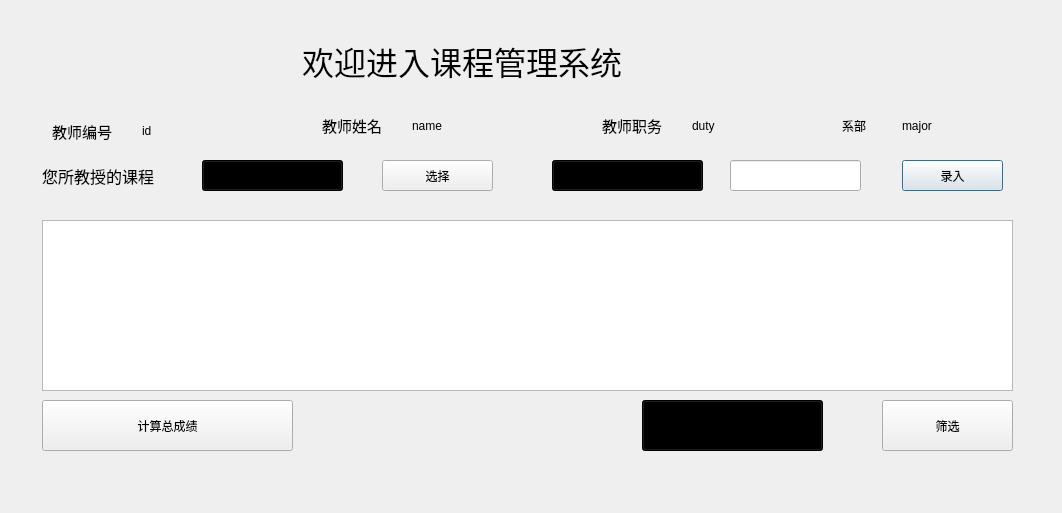
<?xml version="1.0" encoding="UTF-8"?>
<ui version="4.0">
 <class>Dialog2</class>
 <widget class="QDialog" name="Dialog2">
  <property name="geometry">
   <rect>
    <x>0</x>
    <y>0</y>
    <width>1062</width>
    <height>513</height>
   </rect>
  </property>
  <property name="windowTitle">
   <string>Dialog</string>
  </property>
  <widget class="QPushButton" name="enter">
   <property name="geometry">
    <rect>
     <x>902</x>
     <y>160</y>
     <width>101</width>
     <height>31</height>
    </rect>
   </property>
   <property name="text">
    <string>录入</string>
   </property>
  </widget>
  <widget class="QLabel" name="label_6">
   <property name="geometry">
    <rect>
     <x>602</x>
     <y>110</y>
     <width>71</width>
     <height>31</height>
    </rect>
   </property>
   <property name="font">
    <font>
     <family>楷体</family>
     <pointsize>11</pointsize>
     <weight>50</weight>
     <italic>false</italic>
     <bold>false</bold>
    </font>
   </property>
   <property name="styleSheet">
    <string notr="true">font: 11pt &quot;楷体&quot;;</string>
   </property>
   <property name="text">
    <string>教师职务</string>
   </property>
  </widget>
  <widget class="QPushButton" name="pushButton_2">
   <property name="geometry">
    <rect>
     <x>882</x>
     <y>400</y>
     <width>131</width>
     <height>51</height>
    </rect>
   </property>
   <property name="text">
    <string>筛选</string>
   </property>
  </widget>
  <widget class="QComboBox" name="comboBox">
   <property name="geometry">
    <rect>
     <x>202</x>
     <y>160</y>
     <width>141</width>
     <height>31</height>
    </rect>
   </property>
   <property name="styleSheet">
    <string notr="true">font: 12pt &quot;楷体&quot;;
background-color: qlineargradient(spread:pad, x1:0, y1:0, x2:1, y2:0, stop:0 rgba(0, 186, 255, 255), stop:1 rgba(255, 255, 255, 255));</string>
   </property>
  </widget>
  <widget class="QLabel" name="major">
   <property name="geometry">
    <rect>
     <x>902</x>
     <y>110</y>
     <width>101</width>
     <height>31</height>
    </rect>
   </property>
   <property name="styleSheet">
    <string notr="true">font: 11pt &quot;楷体&quot;;</string>
   </property>
   <property name="text">
    <string>major</string>
   </property>
  </widget>
  <widget class="QLabel" name="label_3">
   <property name="geometry">
    <rect>
     <x>842</x>
     <y>110</y>
     <width>61</width>
     <height>31</height>
    </rect>
   </property>
   <property name="styleSheet">
    <string notr="true">font: 11pt &quot;楷体&quot;;</string>
   </property>
   <property name="text">
    <string>系部</string>
   </property>
  </widget>
  <widget class="QTableWidget" name="tableWidget">
   <property name="geometry">
    <rect>
     <x>42</x>
     <y>220</y>
     <width>971</width>
     <height>171</height>
    </rect>
   </property>
  </widget>
  <widget class="QLabel" name="label_5">
   <property name="geometry">
    <rect>
     <x>42</x>
     <y>160</y>
     <width>141</width>
     <height>31</height>
    </rect>
   </property>
   <property name="font">
    <font>
     <family>楷体</family>
     <pointsize>12</pointsize>
     <weight>50</weight>
     <italic>false</italic>
     <bold>false</bold>
    </font>
   </property>
   <property name="styleSheet">
    <string notr="true">font: 12pt &quot;楷体&quot;;</string>
   </property>
   <property name="text">
    <string>您所教授的课程</string>
   </property>
  </widget>
  <widget class="QPushButton" name="score">
   <property name="geometry">
    <rect>
     <x>42</x>
     <y>400</y>
     <width>251</width>
     <height>51</height>
    </rect>
   </property>
   <property name="text">
    <string>计算总成绩</string>
   </property>
  </widget>
  <widget class="QLabel" name="name">
   <property name="geometry">
    <rect>
     <x>412</x>
     <y>110</y>
     <width>81</width>
     <height>31</height>
    </rect>
   </property>
   <property name="styleSheet">
    <string notr="true">font: 11pt &quot;楷体&quot;;</string>
   </property>
   <property name="text">
    <string>name</string>
   </property>
  </widget>
  <widget class="QComboBox" name="comboBox_2">
   <property name="geometry">
    <rect>
     <x>552</x>
     <y>160</y>
     <width>151</width>
     <height>31</height>
    </rect>
   </property>
   <property name="styleSheet">
    <string notr="true">background-color: qlineargradient(spread:pad, x1:0, y1:0, x2:1, y2:0, stop:0 rgba(0, 186, 255, 255), stop:1 rgba(255, 255, 255, 255));
font: 12pt &quot;楷体&quot;;</string>
   </property>
   <item>
    <property name="text">
     <string>平时成绩录入</string>
    </property>
   </item>
   <item>
    <property name="text">
     <string>期末成绩录入</string>
    </property>
   </item>
  </widget>
  <widget class="QLabel" name="id">
   <property name="geometry">
    <rect>
     <x>142</x>
     <y>120</y>
     <width>111</width>
     <height>21</height>
    </rect>
   </property>
   <property name="styleSheet">
    <string notr="true">font: 11pt &quot;楷体&quot;;</string>
   </property>
   <property name="text">
    <string>id</string>
   </property>
  </widget>
  <widget class="QLabel" name="label">
   <property name="geometry">
    <rect>
     <x>302</x>
     <y>20</y>
     <width>441</width>
     <height>81</height>
    </rect>
   </property>
   <property name="font">
    <font>
     <family>Algerian</family>
     <pointsize>24</pointsize>
    </font>
   </property>
   <property name="text">
    <string>欢迎进入课程管理系统</string>
   </property>
  </widget>
  <widget class="QPushButton" name="pushButton">
   <property name="geometry">
    <rect>
     <x>382</x>
     <y>160</y>
     <width>111</width>
     <height>31</height>
    </rect>
   </property>
   <property name="text">
    <string>选择</string>
   </property>
  </widget>
  <widget class="QComboBox" name="comboBox_3">
   <property name="geometry">
    <rect>
     <x>642</x>
     <y>400</y>
     <width>181</width>
     <height>51</height>
    </rect>
   </property>
   <property name="styleSheet">
    <string notr="true">background-color: qlineargradient(spread:pad, x1:0, y1:0, x2:1, y2:0, stop:0 rgba(0, 186, 255, 255), stop:1 rgba(255, 255, 255, 255));
font: 16pt &quot;楷体&quot;;</string>
   </property>
   <item>
    <property name="text">
     <string>A</string>
    </property>
   </item>
   <item>
    <property name="text">
     <string>B</string>
    </property>
   </item>
   <item>
    <property name="text">
     <string>C</string>
    </property>
   </item>
   <item>
    <property name="text">
     <string>D</string>
    </property>
   </item>
  </widget>
  <widget class="QLabel" name="label_4">
   <property name="geometry">
    <rect>
     <x>322</x>
     <y>110</y>
     <width>71</width>
     <height>31</height>
    </rect>
   </property>
   <property name="font">
    <font>
     <family>楷体</family>
     <pointsize>11</pointsize>
     <weight>50</weight>
     <italic>false</italic>
     <bold>false</bold>
    </font>
   </property>
   <property name="styleSheet">
    <string notr="true">font: 11pt &quot;楷体&quot;;</string>
   </property>
   <property name="text">
    <string>教师姓名</string>
   </property>
  </widget>
  <widget class="QLabel" name="label_2">
   <property name="geometry">
    <rect>
     <x>52</x>
     <y>116</y>
     <width>81</width>
     <height>31</height>
    </rect>
   </property>
   <property name="font">
    <font>
     <family>楷体</family>
     <pointsize>11</pointsize>
     <weight>50</weight>
     <italic>false</italic>
     <bold>false</bold>
    </font>
   </property>
   <property name="styleSheet">
    <string notr="true">font: 11pt &quot;楷体&quot;;</string>
   </property>
   <property name="text">
    <string>教师编号</string>
   </property>
  </widget>
  <widget class="QLabel" name="duty">
   <property name="geometry">
    <rect>
     <x>692</x>
     <y>110</y>
     <width>72</width>
     <height>31</height>
    </rect>
   </property>
   <property name="styleSheet">
    <string notr="true">font: 11pt &quot;楷体&quot;;</string>
   </property>
   <property name="text">
    <string>duty</string>
   </property>
  </widget>
  <widget class="QLineEdit" name="lineEdit">
   <property name="geometry">
    <rect>
     <x>730</x>
     <y>160</y>
     <width>131</width>
     <height>31</height>
    </rect>
   </property>
  </widget>
 </widget>
 <resources/>
 <connections/>
</ui>
